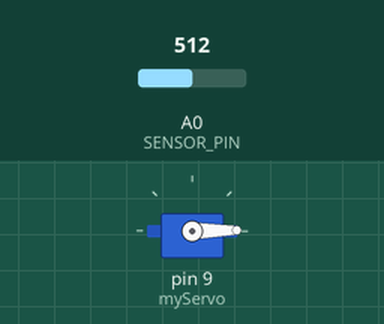
This sketch was run on a simulated Arduino Uno, built with avr-gcc and run on an emulated ATmega328P. Parts: servo. Inputs (shaded band) come from the test bench; at power-on: A0 (SENSOR_PIN) = 512. What the sketch prints to the serial monitor is not drawn.

Above: at 0.4 s.
Timing chart, 0 to 1.9 s (numbered marks = the images above):
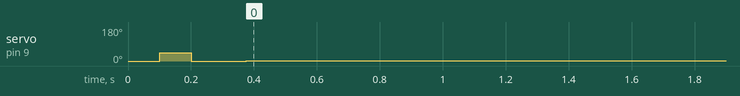

Measured:
- by itself, servo on pin 9 (myServo): 0° → 45° at 0.10 s, → 0° 0.10 s later, → 1° 0.18 s later

The sketch:

loveOMeterWithServoIndicator.ino
```cpp
#include <Servo.h>

Servo myServo;
const int SENSOR_PIN = A0;

const float baselineTemp = 18.00;
float temp = baselineTemp;

void setup() {
  myServo.attach(9);
  Serial.begin(9600);
  myServo.write(0);
  delay(100);
  myServo.write(45);
  delay(100);
  myServo.write(0);
  delay(100);
}

void loop() {
  int sensorVal = analogRead(SENSOR_PIN);
  Serial.print("Sensor value: ");
  Serial.print(sensorVal);

  // convert the ADC reading to voltage
  float voltage = (sensorVal/1024.0) * 5.0;

  Serial.print(", Volts: ");
  Serial.print(voltage);

  // convert voltage to temp in degrees c
  float newTemp = (voltage - .5) * 100;
  Serial.print(", degress C newTemp: ");
  Serial.println(newTemp);
  float tempDiff = newTemp - temp;
  Serial.print(", Tempdiff: ");
  Serial.print(tempDiff);
  tempDiff = (tempDiff<0) ? tempDiff * -1.0 : tempDiff;
  Serial.print(", Tempdiff after convert: ");
  Serial.print(tempDiff);
  if (tempDiff < 1) {
    temp = newTemp;
  }
  Serial.print(", degress C: ");
  Serial.println(temp);

  if (temp < baselineTemp+2) {
    Serial.println("0 room");
    myServo.write(1);
  } else if(temp >= baselineTemp+2 && temp < baselineTemp+3.5) {
    Serial.println("45 cool");
    myServo.write(45);
  } else if(temp >= baselineTemp+3.5 && temp < baselineTemp+5) {
    Serial.println("90 warrm");
    myServo.write(80);
  } else if(temp >= baselineTemp+6.5 && temp < baselineTemp+8) {
    Serial.println("135 hot");
    myServo.write(135);
  } else if(temp >= baselineTemp+9.5) {
    Serial.println("180 on fire!");
    myServo.write(170);
  }

  delay(500);
}
```
